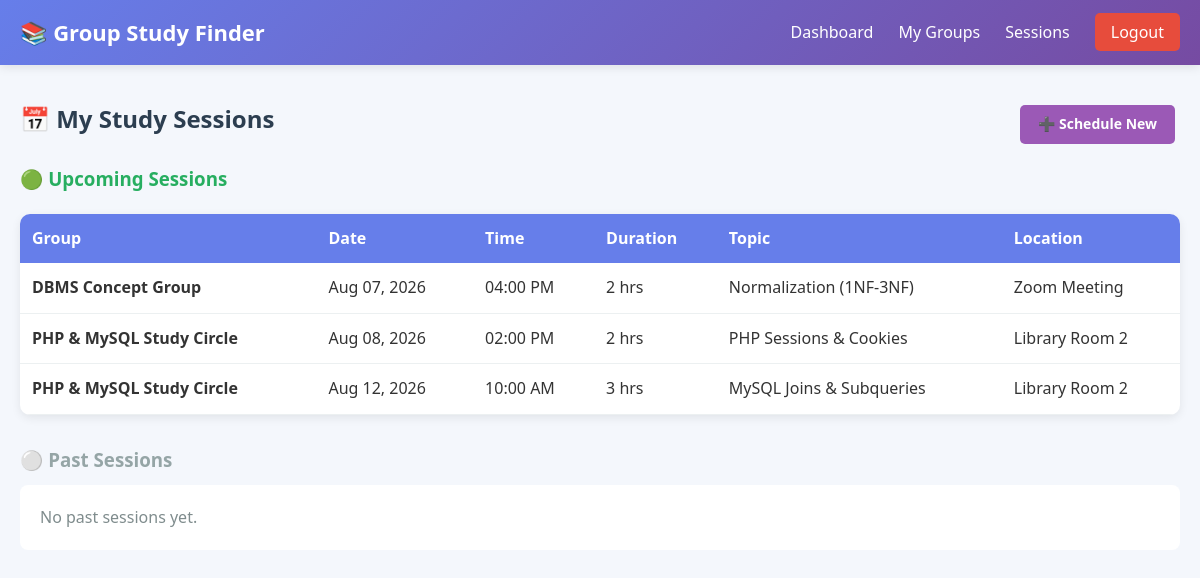
Screenshot of /user/my-sessions.php (signed in) with the database file from the repository.
### tables this page shows
CREATE TABLE IF NOT EXISTS study_sessions (
  id             INT UNSIGNED AUTO_INCREMENT PRIMARY KEY,
  group_id       INT UNSIGNED NOT NULL,
  session_date   DATE NOT NULL,
  session_time   TIME NOT NULL,
  duration_hours TINYINT UNSIGNED NOT NULL DEFAULT 2,
  topic          VARCHAR(200) NOT NULL,
  location       VARCHAR(200) DEFAULT NULL,
  notes          TEXT DEFAULT NULL,
  created_by     INT UNSIGNED NOT NULL,
  created_at     TIMESTAMP DEFAULT CURRENT_TIMESTAMP,
  CONSTRAINT fk_sessions_group   FOREIGN KEY (group_id)   REFERENCES study_groups(id) ON DELETE CASCADE,
  CONSTRAINT fk_sessions_creator FOREIGN KEY (created_by) REFERENCES users(id) ON DELETE CASCADE
);

CREATE TABLE IF NOT EXISTS study_groups (
  id          INT UNSIGNED AUTO_INCREMENT PRIMARY KEY,
  group_name  VARCHAR(150) NOT NULL,
  subject_id  INT UNSIGNED NOT NULL,
  description TEXT DEFAULT NULL,
  created_by  INT UNSIGNED NOT NULL,
  location    VARCHAR(200) DEFAULT NULL,
  study_type  ENUM('online', 'offline') NOT NULL DEFAULT 'offline',
  max_members INT UNSIGNED NOT NULL DEFAULT 10,
  status      ENUM('open', 'closed', 'full') NOT NULL DEFAULT 'open',
  created_at  TIMESTAMP DEFAULT CURRENT_TIMESTAMP,
  CONSTRAINT fk_groups_subject FOREIGN KEY (subject_id) REFERENCES subjects(id) ON DELETE RESTRICT,
  CONSTRAINT fk_groups_creator FOREIGN KEY (created_by) REFERENCES users(id) ON DELETE CASCADE
);

### user/my-sessions.php (the view, shortened to what this page needs)
<?php
include '../db.php';
$user_id = $_SESSION['user_id'];
$upcoming = mysqli_query($conn, "SELECT ss.*, sg.group_name FROM study_sessions ss
                                  JOIN study_groups sg ON ss.group_id = sg.id
                                  JOIN group_members gm ON sg.id = gm.group_id
                                  WHERE gm.user_id = $user_id
                                  AND ss.session_date >= CURDATE()
                                  ORDER BY ss.session_date ASC, ss.session_time ASC");
$past = mysqli_query($conn, "SELECT ss.*, sg.group_name FROM study_sessions ss
                              JOIN study_groups sg ON ss.group_id = sg.id
                              JOIN group_members gm ON sg.id = gm.group_id
                              WHERE gm.user_id = $user_id
                              AND ss.session_date < CURDATE()
                              ORDER BY ss.session_date DESC, ss.session_time DESC
                              LIMIT 10");
?>
<!DOCTYPE html>
<html lang="en">
<head>
    <link rel="stylesheet" href="../assets/css/style.css">
</head>
<body>
    <nav class="navbar">
        <div class="nav-container">
            <a href="../index.php" class="logo">📚 Group Study Finder</a>
            <ul class="nav-links">
                <li><a href="dashboard.php">Dashboard</a></li>
                <li><a href="my-groups.php">My Groups</a></li>
                <li><a href="my-sessions.php">Sessions</a></li>
                <li><a href="../logout.php" class="btn-logout">Logout</a></li>
            </ul>
        </div>
    </nav>
    <div class="dashboard-container">
        <div style="display: flex; justify-content: space-between; align-items: center; margin-bottom: 20px;">
            <h2 style="color: #2c3e50;">📅 My Study Sessions</h2>
            <a href="schedule.php" class="btn-create">➕ Schedule New</a>
        </div>
        <h3 style="color: #27ae60; margin: 20px 0 10px;">🟢 Upcoming Sessions</h3>
        <?php if (mysqli_num_rows($upcoming) == 0): ?>
            <p style="color: #7f8c8d; padding: 20px; background: white; border-radius: 8px;">No upcoming sessions. <a href="schedule.php">Schedule one now!</a></p>
        <?php else: ?>
            <table class="data-table">
                <thead>
                    <tr>
                        <th>Group</th>
                        <th>Date</th>
                        <th>Time</th>
                        <th>Duration</th>
                        <th>Topic</th>
                        <th>Location</th>
                    </tr>
                </thead>
                <tbody>
                    <?php while($s = mysqli_fetch_assoc($upcoming)) { ?>
                        <tr>
                            <td><strong><?= htmlspecialchars($s['group_name']) ?></strong></td>
                            <td><?= date('M d, Y', strtotime($s['session_date'])) ?></td>
                            <td><?= date('h:i A', strtotime($s['session_time'])) ?></td>
                            <td><?= $s['duration_hours'] ?> hrs</td>
                            <td><?= htmlspecialchars($s['topic']) ?></td>
                            <td><?= htmlspecialchars($s['location']) ?></td>
                        </tr>
                    <?php } ?>
                </tbody>
            </table>
        <?php endif; ?>
        <h3 style="color: #95a5a6; margin: 30px 0 10px;">⚪ Past Sessions</h3>
        <?php if (mysqli_num_rows($past) == 0): ?>
            <p style="color: #7f8c8d; padding: 20px; background: white; border-radius: 8px;">No past sessions yet.</p>
        <?php endif; ?>
    </div>
</body>
</html>

### assets/css/style.css (style rules this page uses)
* { margin: 0; padding: 0; box-sizing: border-box; font-family: 'Segoe UI', Tahoma, Geneva, Verdana, sans-serif; }
body { background: #f4f7fc; color: #333; line-height: 1.6; }
a { text-decoration: none; color: inherit; }
.navbar { background: linear-gradient(135deg, #667eea 0%, #764ba2 100%); padding: 15px 0; box-shadow: 0 2px 10px rgba(0,0,0,0.1); position: sticky; top: 0; z-index: 1000; }
.nav-container { max-width: 1200px; margin: 0 auto; display: flex; justify-content: space-between; align-items: center; padding: 0 20px; }
.logo { color: white; font-size: 22px; font-weight: bold; }
.nav-links { list-style: none; display: flex; gap: 25px; align-items: center; }
.nav-links a { color: white; font-weight: 500; transition: opacity 0.3s; }
.btn-logout { background: #e74c3c; padding: 8px 16px; border-radius: 5px; }
.dashboard-container { max-width: 1200px; margin: 30px auto; padding: 0 20px; }
.btn-view, .btn-join, .btn-create { display: inline-block; padding: 8px 18px; border-radius: 5px; margin-top: 10px; margin-right: 5px; font-size: 14px; font-weight: bold; transition: opacity 0.3s; }
.btn-create { background: #9b59b6; color: white; }
.data-table { width: 100%; background: white; border-collapse: collapse; border-radius: 10px; overflow: hidden; box-shadow: 0 3px 10px rgba(0,0,0,0.08); margin: 20px 0; }
.data-table th { background: #667eea; color: white; padding: 12px; text-align: left; }
.data-table td { padding: 12px; border-bottom: 1px solid #ecf0f1; }

### rows the page displays
study_sessions: group.group_name "DBMS Concept Group", session_date "Aug 07, 2026", session_time "04:00 PM", duration_hours "2", topic "Normalization (1NF-3NF)", location "Zoom Meeting"
study_sessions: group.group_name "PHP & MySQL Study Circle", session_date "Aug 08, 2026", session_time "02:00 PM", duration_hours "2", topic "PHP Sessions & Cookies", location "Library Room 2"
study_sessions: group.group_name "PHP & MySQL Study Circle", session_date "Aug 12, 2026", session_time "10:00 AM", duration_hours "3", topic "MySQL Joins & Subqueries", location "Library Room 2"
